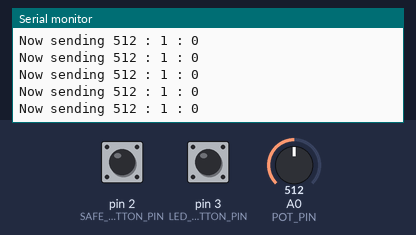
Recording of a sketch running on a simulated Arduino Uno, built with avr-gcc and run on an emulated ATmega328P. On the bench: the last lines printed to the serial monitor. The test bench sets the inputs (shaded band); at power-on: A0 (POT_PIN) = 512, pin 2 (SAFE_BUTTON_PIN) LOW, pin 3 (LED_BUTTON_PIN) LOW. No radio packets arrive unless stated.

Above: at 11.2 s.
11.3 s: A0 (POT_PIN) set to 716
At 11.69 s:
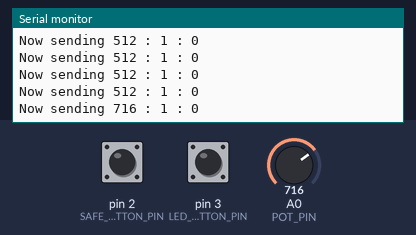
12.8 s: pin 2 (SAFE_BUTTON_PIN) pulled HIGH for 0.3 s
At 13.19 s:
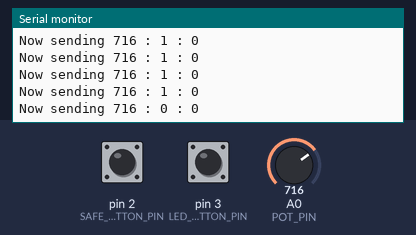
14.6 s: pin 3 (LED_BUTTON_PIN) pulled HIGH for 0.3 s
At 14.94 s:
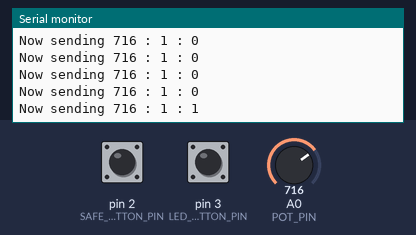
16.4 s: pin 2 (SAFE_BUTTON_PIN) pulled HIGH for 1 s
At 16.69 s:
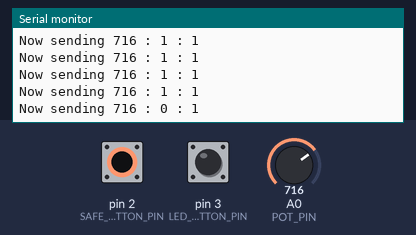
18.9 s: A0 (POT_PIN) set to 900
At 18.93 s:
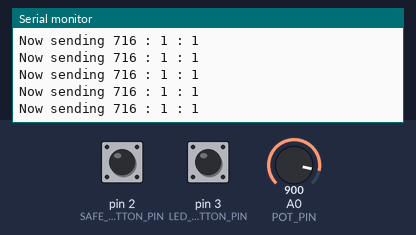
20.4 s: pin 3 (LED_BUTTON_PIN) pulled HIGH for 1 s
At 20.69 s:
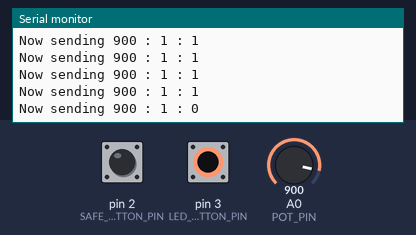
Timing chart, 0 to 23.4 s (numbered marks = the images above; inputs shaded):
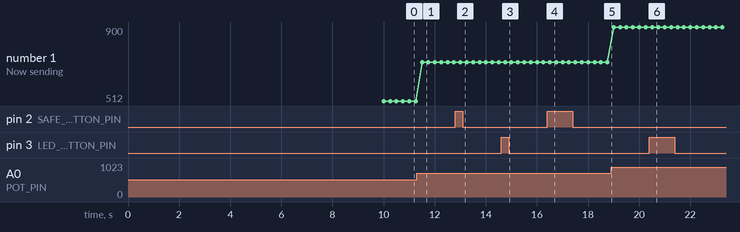

Measured:
- after the input at 11.3 s, the serial monitor: prints a new line after 0.21 s (image 1)
- after the input at 12.8 s, the serial monitor: prints a new line after 0.21 s (image 2)
- after the input at 14.6 s, the serial monitor: prints a new line after 0.16 s (image 3)
- after the input at 16.4 s, the serial monitor: prints a new line after 0.11 s (image 4)
- after the input at 20.4 s, the serial monitor: prints a new line after 0.11 s (image 6)
- plotted number 1: 512 → 716 after the input at 11.3 s, 716 → 900 after the input at 18.9 s

The sketch:

trans.ino
```cpp
/*
 * avrdude -P /dev/ttyACM0 -b 19200 -c avrisp -p m328p -U lfuse:w:0x62:m -U hfuse:w:0xD9:m -U efuse:w:0xFF:m -U lock:w:0xFF:m -F
 */
#include <SPI.h>
#include "RF24.h"

#define POT_PIN               A0
#define SAFE_BUTTON_PIN       2
#define LED_BUTTON_PIN        3
#define UART_BAUDRATE         115200
#define DEBOUNCE_TIME         250 // ms
#define SEND_INTERVAL         250 // ms
#define DEBUG                 1

#if defined(DEBUG) && DEBUG > 0
    #define DEBUG_PRINT(arg) Serial.print(arg)
#else
    #define DEBUG_PRINT(arg)
#endif

RF24 radio(9,10);

// The new types.
typedef int16_t speed_t;
typedef enum {OFF = 0, ON = !OFF} button_state_t;

typedef struct {
  speed_t speed;
  button_state_t save_button;
  button_state_t led_button;
} packet_t;

typedef struct {
  float frequency;
} telemetry_t;

// The global variables.
const byte addresses[][6] = {"trans", "recv"};
volatile packet_t packet;
telemetry_t telemetry;
uint32_t previous_millis = 0;
uint32_t button_time = 0;
uint32_t last_button_time = 0;

void setup()
{
#if defined(DEBUG) && DEBUG > 0
    uart_init(UART_BAUDRATE);
#endif
    radio_init();
    gpio_init();
    packet_init();
    telemetry_init();
}

void loop()
{
    uint32_t current_millis = millis();

    if (current_millis - previous_millis >= SEND_INTERVAL) {
        previous_millis = current_millis;

        read_pot();
        read_save_state();
        send_packet();
    }
}

void send_packet()
{
    DEBUG_PRINT(F("Now sending "));
    DEBUG_PRINT(packet.speed);
    DEBUG_PRINT(F(" : "));
    DEBUG_PRINT(packet.save_button);
    DEBUG_PRINT(F(" : "));
    DEBUG_PRINT(packet.led_button);
    DEBUG_PRINT("\n");

    radio.stopListening();

    if (!radio.write((const void*)&packet, sizeof(packet))) {
        DEBUG_PRINT(F("failed"));
        DEBUG_PRINT("\n");
    }

    radio.startListening();
}

void read_telemetry()
{
    if(radio.available()){
        radio.read(&telemetry, sizeof(telemetry));
        DEBUG_PRINT(F("Telemetry (frequency): "));
        DEBUG_PRINT(telemetry.frequency);
        DEBUG_PRINT("\n");
      }
}

void read_led_state()
{
    button_time = millis();
    if (button_time - last_button_time > DEBOUNCE_TIME) {
        if (packet.led_button == OFF) {
            packet.led_button = ON;
        } else {
            packet.led_button = OFF;
        }
        last_button_time = button_time;
    }
}

void read_save_state()
{
    if (digitalRead(SAFE_BUTTON_PIN)) {
        packet.save_button = OFF;
    } else {
        packet.save_button = ON;
    }
}

void read_pot(void)
{
    packet.speed = analogRead(POT_PIN);
}

// The initialization routines.
void gpio_init(void)
{
    pinMode(SAFE_BUTTON_PIN, INPUT);
    attachInterrupt(
        digitalPinToInterrupt(LED_BUTTON_PIN),
        read_led_state,
        RISING
    );
}

void uart_init(uint32_t baudrate)
{
    Serial.begin(baudrate);
}

void radio_init(void)
{
    radio.begin();
    radio.setPALevel(RF24_PA_LOW); // FIXME: delete in the future.
    radio.openWritingPipe(addresses[0]);
    radio.openReadingPipe(1,addresses[1]);
    radio.startListening();
    delay(10000);
}

void packet_init()
{
    packet.speed = 0;
    packet.save_button = OFF;
    packet.led_button = OFF;
}

void telemetry_init()
{
    telemetry.frequency = 0;
}
```
